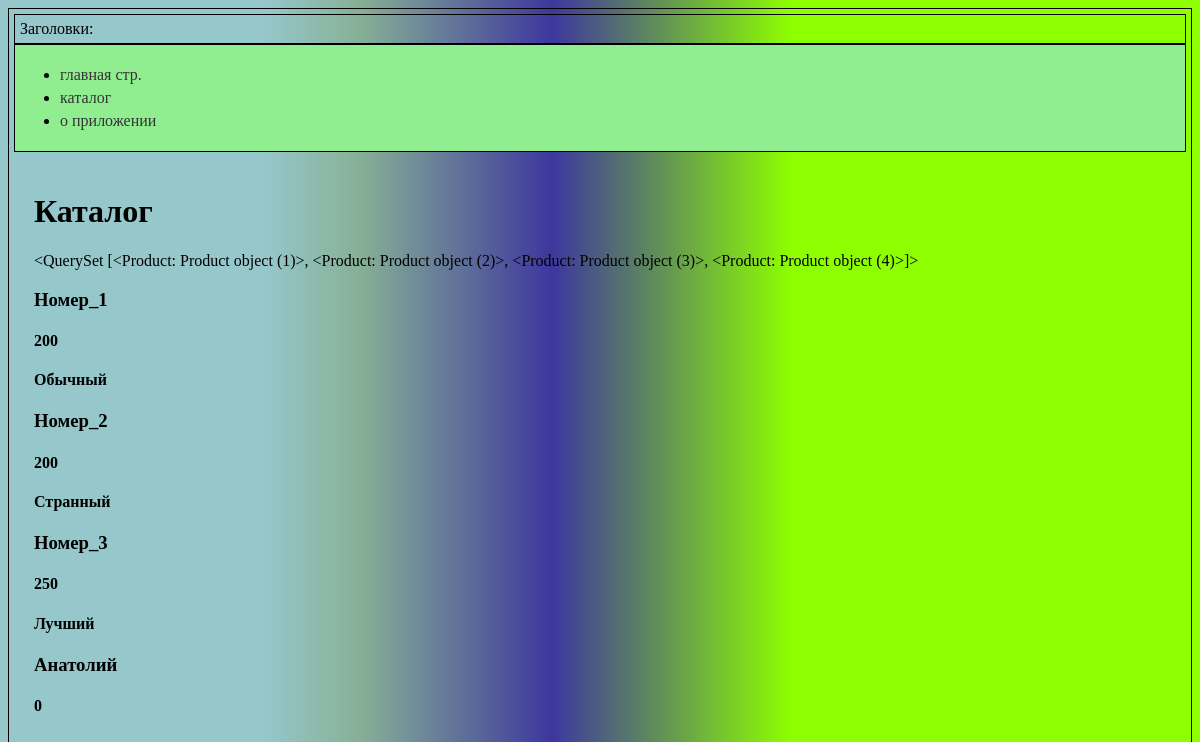
Page /catalog/ on the committed database.
### catalog/models.py (models this page shows)
class Product(models.Model):
    name = models.CharField(max_length=40, blank=False)
    price = models.IntegerField(default=0)
    description = models.CharField(max_length=200)

### catalog/views.py (the view)
# urls.py: path('', catalog_page),
def catalog_page(request):
    products = Product.objects.all
    title = "Каталог"
    data = {"menu": MENU, "title": title, 'products':products}
    return render(request, "./catalog.html", context=data)

### templates/catalog.html (shortened to what this page needs)
{% extends 'base.html' %}
{% block content %}
<h1>{{ title }}</h1>
{{products}}
{% for el in products %}
<div class="card">
    <h3>{{el.name}}</h3>
    <h4>{{el.price}}</h4>
    <h4>{{el.description}}</h4>
</div>
{% endfor %}
{% endblock %}

### templates/base.html (shortened to what this page needs)
{% load static %}
<!DOCTYPE html>
<html lang="ru">
<head>
    <link rel="stylesheet" href="{% static 'css/base.css' %}">
</head>
<body>
    <div class="container item">
        <div class="header item">
            Заголовки:
        </div>
        <div class="sidebar item">
         <ul>
             {% for key, value in menu.items %}
            <li><a href="{{ value }}">{{ key }}</a></li>
             {% endfor %}
         </ul>
        </div>
        <div class="content">
                {% block content %}
                {% endblock %}
        </div>
    </div>
</body>
</html>

### static/css/base.css (style rules this page uses)
.container { display: grid; grid-template-areas: 'header header', 'sidebar content'; gap:10 }
.sidebar { background-color: lightgreen; }
.sidebar li { margin-bottom: 5px; }
.sidebar li a { color: #333; text-decoration: none; }
.content { padding: 20px; }
.item { border: 1px solid black; padding: 5px }

### templates/catalog.html (style rules this page uses)
body { background: rgb(150,199,203); background: linear-gradient(90deg, rgba(150,199,203,1) 22%, rgba(91,148,111,0.7371323529411764) 30%, rgba(61,55,158,1) 46%, rgba(142,255,0,1) 66%); }

### rows in the picture
Product: id "<QuerySet [<Product: Product object (1)>, <Product: Product object (2)>, <Product: Product object (3)>, <Product: Product object (4)>]>", name "Номер_1", price "200", description "Обычный"
Product: name "Номер_2", price "200", description "Странный"
Product: name "Номер_3", price "250", description "Лучший"
Product: name "Анатолий", price "0"

### other values in the picture
{{ key }} "главная стр." "каталог" "о приложении"
{{ title }} "Каталог"
